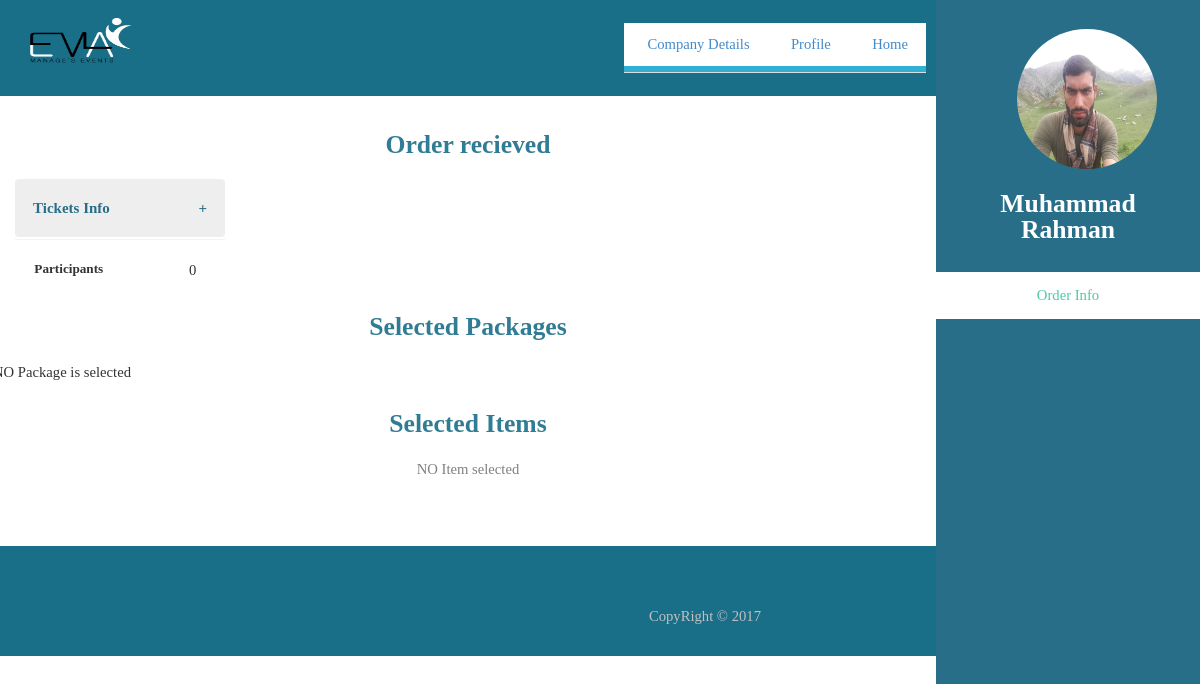
Screenshot of /EMA/order-view.php (signed in) with the database file from the repository.
### tables this page shows
CREATE TABLE IF NOT EXISTS `profile_picture` (
  `email` varchar(30) NOT NULL,
  `name` varchar(100) NOT NULL,
  `type` varchar(30) NOT NULL,
  `size` varchar(30) NOT NULL,
  `extension` varchar(30) NOT NULL,
  `for` varchar(30) NOT NULL
);

CREATE TABLE IF NOT EXISTS `user` (
  `fristname` varchar(30) NOT NULL,
  `lastname` varchar(30) NOT NULL,
  `mobilenumber` varchar(30) NOT NULL,
  `email` varchar(30) NOT NULL,
  `password` varchar(30) NOT NULL,
  `gender` varchar(30) NOT NULL,
  `dateofbrith` varchar(30) NOT NULL,
  `joindate` date NOT NULL
);

### EMA/order-view.php (the view, shortened to what this page needs)
<!DOCTYPE HTML>
<?php
 $id=$_GET['id'];
  $orderno=$_GET['orderno'];
?>
<html>
	<head>
			<link rel="stylesheet" type="text/css" href="assets/css/bootstrap.min.css">
		<link rel="stylesheet" href="assets/css/main.css" />
	</head>
	<body>
			<section id="header">
				<header>
					 <?php
								$profilepicture = mysql_query("SELECT `name` FROM `profile_picture` WHERE email='$_SESSION[email]' and `for`='profile'")or die('logo selection  query error');
								if(mysql_num_rows($profilepicture)>0){
                                 $row=mysql_fetch_array($profilepicture)
								?>
					<div class="row">
								<div class="col-sm-12">
									<div class="new-pro-div" align="center">
										<img src="profile_pictures/<?php echo $row[0];?>" class="img-responsive" alt="Profile Picture"  />
									</div>
								</div>
							</div>
									<?php
									}
					 $username = mysql_query("SELECT `fristname`,`lastname` FROM `user` WHERE email='$_SESSION[email]' ")or die('user selection  query error');
									$name=mysql_fetch_array($username)
									?>
								<br>
					<h1 id="logo"><?php echo $name[0]." ".$name[1]; ?></h1>
				</header>
				<nav id="nav">
					<ul>
						<li><a href="#one" class="active">Order Info</a></li>
					</ul>
				</nav>
			</section>
			<div id="wrapper">
					<div id="main">
							<section id="one">
							<header class="majr">
								<div class="jumbotron top-menu-div">
								<div class="row">
									<div class="col-md-3" id="logo">
											<img src="images/emanew2.png" class="img-responsive">
									</div>
									<div class="col-md-9">
											<ul class="nav nav-tabs" id="menu-bar">
												<li><a href="comp-details.php">Company Details</a></li>
											<li><a href="profile.php">Profile</a></li>
												<li><a href="home.php">Home</a></li>
											</ul>
									</div>
								</div>
								</div>
							</header>
				<div class="container-fluid">
					<h3 align="center" style="color: #307C94;">Order recieved</h3>
					<div class="row">
						<div class="col-md-3">
							<button class="accordion">Tickets Info</button>
							<div class="panel" style="font-size: 12px;">
							</div>
							<div class="row">
									<div class="col-sm-8 col-sm-offset-1">
										<h5>Participants</h5>
									</div>
									<div class="col-sm-3">
									<?php
									$participants=mysql_query(" SELECT COUNT(participant_email) from participant where  event_id='$id'")or die('participants count query error') ;
							  			if(mysql_num_rows($participants)>0){
													$join=mysql_fetch_array($participants);
 														?>
										<span> <?php echo $join[0];?></span>
										<?php
									}
									?>
									</div>
								</div>
						</div>
					</div>
					<br>
					<h3 align="center" style="color: #307C94;">Selected Packages </h3>
						<div class="row">
						<?php
									$packageselecte=mysql_query(" SELECT * from order_detail where  order_no='$orderno' and `package/item`='package'")or die('order  check query error') ;
							  			if(mysql_num_rows($packageselecte)>0){
													while($serialno=mysql_fetch_array($packageselecte)){
													 $serial_no=$serialno[2];
											$package = mysql_query(" SELECT `packagename`,`detail`,`price`, `per` FROM `package` WHERE serial_no='$serial_no' and organizer_email='$_SESSION[email]' ")or die(' package selection query error');
												$rw=mysql_fetch_array($package);
 											 	?>
							<div class="col-md-3" style="padding-top: 20px;padding-bottom: 20px;">
												<div class="package-div " align="center">
													<div class="package-header"><?php echo $rw[0];?></div>
														<div class=""><?php echo $rw[1];?></div>
															<div class="price-charge-div">
																<span> <?php echo $rw[2];?> </span> : <span><?php echo $rw[3];?></span>
															</div>
															<br>
															<div>
																<button class="btn btn-warning" disabled> <span class="fa fa-check"></span> Selected</button>
															</div>
												</div>
							</div>
							<?php
						}
					}
					else{
						echo "NO Package is selected";
					}
							?>
						</div>
						<br>
					<h3 align="center" style="color: #307C94;">Selected Items </h3>
						<div class="row" align="center">
										<div class="col-md-10 col-md-offset-1" style="color:gray">
										<?php
									$itemselecte=mysql_query(" SELECT * from order_detail where  order_no='$orderno' and `package/item`='item'")or die('order  check item query error') ;
							  			if(mysql_num_rows($itemselecte)>0){
													 ?>
											<table align="center" class="table-condensed">
												<tbody>
													<tr  align="center" style="font-weight: bolder; color:gray !important; ">
														 <td> Items</td> <td> Quantity </td> <td>Charge</td> <td>Price</td><td>Selected</td>
													</tr>
													<?php
													while($itemserialno=mysql_fetch_array($itemselecte)){
													 $itemserial_no=$itemserialno[2];
											$item = mysql_query(" SELECT `itemname`,`quantity`,`charge`, `rate`  FROM `item` WHERE serial_no='$itemserial_no' and organizer_email='$_SESSION[email]' ")or die(' item selection query error');
												$itemrw=mysql_fetch_array($item);
 											 	?>
													<tr  align="center">
														 <td> <?php echo $itemrw[0];?></td>
														 <td> <?php echo $itemrw[1];?> </td>
														 <td> <?php echo $itemrw[2];?></td>
														 <td> <?php echo $itemrw[3];?></td>
														 <td>
														  	<button class="btn btn-warning" disabled> <span class="fa fa-check"></span> </button>
														  </td>
													</tr>
													<?php
												}
												?>
												</tbody>
											</table>
											<?php
										}
										else{
											echo "NO Item selected";
										}
										?>
										</div>
									</div>
									<br>
					</div>
					</section>
						</div>
	<br>	<br>
					<section id="footer">
						<div class="container">
							<div>
								 <span style="float: right;">CopyRight &copy; 2017</span>
							</div>
						</div>
					</section>
			</div>
	</body>
</html>

### EMA/order-view.php (style rules this page uses)
button.accordion { background-color: #eee; color: #286E88; cursor: pointer; padding: 18px; width: 100%; border: none; border-radius: 4px; text-align: left; outline: none; font-size: 15px; transition: 0.4s; font-weight: bolder; }
button.accordion:after { content: '\002B'; color: #286E88; font-weight: bold; float: right; margin-left: 5px; }
div.panel { padding: 0 18px; background-color: white; max-height: 0; overflow: hidden; transition: max-height 0.2s ease-out; }

### rows the page displays
profile_picture: name (picture)
user: fristname "Muhammad", lastname "Rahman"

### other values shown
$join[0] "0"
